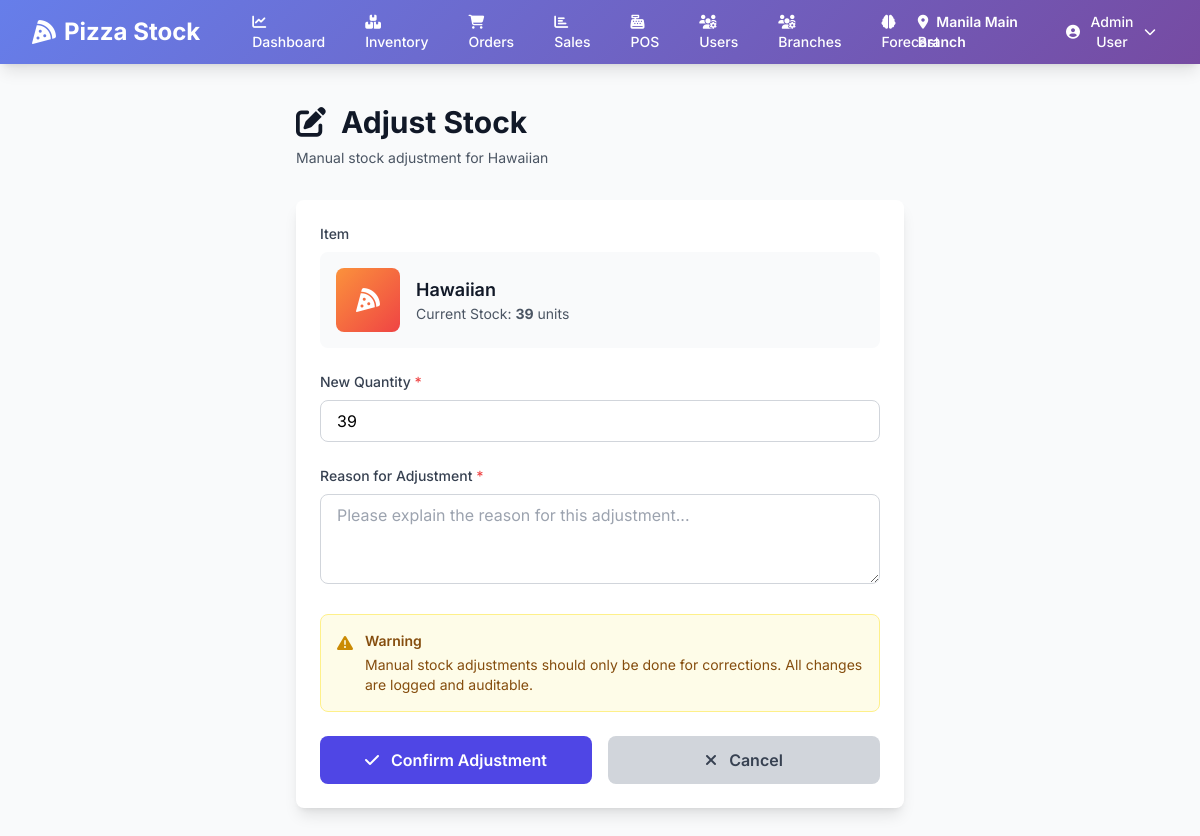
The page /inventory/adjust/3/ (signed in) on the database its author committed.
### inventory/models.py (models this page shows, shortened)
class Branch(models.Model):
    name = models.CharField(max_length=100)
    code = models.CharField(max_length=20, unique=True)
    address = models.TextField()
    phone = models.CharField(max_length=20)
    is_active = models.BooleanField(default=True)
    qr_code = models.ImageField(upload_to='qr_codes/', blank=True, null=True)
    created_at = models.DateTimeField(auto_now_add=True)
    class Meta:
        ordering = ['name']
        verbose_name_plural = 'Branches'

class SKU(models.Model):
    name = models.CharField(max_length=100)
    description = models.TextField(blank=True)
    category = models.ForeignKey(Category, on_delete=models.CASCADE, related_name='skus')
    price = models.DecimalField(max_digits=8, decimal_places=2, validators=[MinValueValidator(Decimal('0.01'))])
    image = models.ImageField(upload_to='sku_images/', blank=True, null=True)
    is_active = models.BooleanField(default=True)
    created_at = models.DateTimeField(auto_now_add=True)
    updated_at = models.DateTimeField(auto_now=True)
    class Meta:
        ordering = ['category', 'name']
        verbose_name = 'SKU'
        verbose_name_plural = 'SKUs'

class InventoryRecord(models.Model):
    branch = models.ForeignKey(Branch, on_delete=models.CASCADE, related_name='inventory')
    sku = models.ForeignKey(SKU, on_delete=models.CASCADE, related_name='inventory')
    quantity = models.IntegerField(default=0, validators=[MinValueValidator(0)])
    safety_stock = models.IntegerField(default=10, validators=[MinValueValidator(0)])
    last_restocked = models.DateTimeField(null=True, blank=True)
    updated_at = models.DateTimeField(auto_now=True)
    class Meta:
        unique_together = ['branch', 'sku']
        ordering = ['branch', 'sku']

### users/models.py (models this page shows, shortened)
class User(AbstractUser):
    ROLE_CHOICES = [
        ('admin', 'Admin'),
        ('manager', 'Manager'),
        ('staff', 'Staff'),
    ]
    role = models.CharField(max_length=20, choices=ROLE_CHOICES, default='staff')
    phone = models.CharField(max_length=20, blank=True)
    branches = models.ManyToManyField('inventory.Branch', related_name='users', blank=True)
    created_at = models.DateTimeField(auto_now_add=True)
    updated_at = models.DateTimeField(auto_now=True)
    class Meta:
        ordering = ['-date_joined']
    def get_full_name(self):
        return f"{self.first_name} {self.last_name}".strip()
    def is_admin(self):
        return self.role == 'admin' or self.is_superuser
    def is_manager(self):
        return self.role in ['admin', 'manager'] or self.is_superuser
    def can_access_branch(self, branch):
        if self.is_admin():
            return True
        return self.branches.filter(id=branch.id).exists()

### inventory/views.py (the view, shortened to what this page needs)
# urls.py: path("adjust/<int:sku_id>/", views.adjust_stock, name="adjust_stock"),
@login_required
def adjust_stock(request, sku_id):
    if not request.user.is_manager():
        messages.error(request, 'You do not have permission to adjust stock.')
        return redirect('inventory:dashboard')
    sku = get_object_or_404(SKU, id=sku_id)
    branch = request.current_branch
    try:
        inventory = InventoryRecord.objects.get(branch=branch, sku=sku)
    except InventoryRecord.DoesNotExist:
        inventory = None
    context = {
        'sku': sku,
        'branch': branch,
        'inventory': inventory,
    }
    return render(request, 'inventory/adjust_stock.html', context)

### templates/inventory/adjust_stock.html (shortened to what this page needs)
{% extends 'base.html' %}
{% block content %}
<div class="max-w-2xl mx-auto px-4 sm:px-6 lg:px-8">
    <div class="mb-8">
        <h1 class="text-3xl font-bold text-gray-900">
            <i class="fas fa-edit mr-2"></i>
            Adjust Stock
        </h1>
        <p class="mt-2 text-sm text-gray-600">Manual stock adjustment for {{ sku.name }}</p>
    </div>
    <div class="bg-white shadow-lg rounded-lg p-6">
        <form method="POST">
            <div class="mb-6">
                <label class="block text-sm font-medium text-gray-700 mb-2">Item</label>
                <div class="flex items-center p-4 bg-gray-50 rounded-lg">
                    <div class="h-16 w-16 rounded-lg bg-gradient-to-br from-orange-400 to-red-500 flex items-center justify-center">
                        <i class="fas fa-pizza-slice text-white text-2xl"></i>
                    </div>
                    <div class="ml-4">
                        <h3 class="text-lg font-semibold text-gray-900">{{ sku.name }}</h3>
                        <p class="text-sm text-gray-600">Current Stock: <strong>{{ inventory.quantity|default:"0" }}</strong> units</p>
                    </div>
                </div>
            </div>
            <div class="mb-6">
                <label for="new_quantity" class="block text-sm font-medium text-gray-700 mb-2">
                    New Quantity <span class="text-red-500">*</span>
                </label>
                <input type="number" name="new_quantity" id="new_quantity" min="0" required
                       value="{{ inventory.quantity|default:'0' }}"
                       class="w-full px-4 py-2 border border-gray-300 rounded-lg focus:ring-2 focus:ring-indigo-500 focus:border-indigo-500"
                       placeholder="Enter new quantity">
            </div>
            <div class="mb-6">
                <label for="notes" class="block text-sm font-medium text-gray-700 mb-2">
                    Reason for Adjustment <span class="text-red-500">*</span>
                </label>
                <textarea name="notes" id="notes" rows="3" required
                          class="w-full px-4 py-2 border border-gray-300 rounded-lg focus:ring-2 focus:ring-indigo-500 focus:border-indigo-500"
                          placeholder="Please explain the reason for this adjustment..."></textarea>
            </div>
            <div class="bg-yellow-50 border border-yellow-200 rounded-lg p-4 mb-6">
                <div class="flex">
                    <i class="fas fa-exclamation-triangle text-yellow-600 mr-3 mt-1"></i>
                    <div class="text-sm text-yellow-800">
                        <p class="font-semibold mb-1">Warning</p>
                        <p>Manual stock adjustments should only be done for corrections. All changes are logged and auditable.</p>
                    </div>
                </div>
            </div>
            <div class="flex space-x-4">
                <button type="submit" class="flex-1 bg-indigo-600 text-white py-3 rounded-lg hover:bg-indigo-700 font-semibold">
                    <i class="fas fa-check mr-2"></i>
                    Confirm Adjustment
                </button>
                <a href="{% url 'inventory:dashboard' %}" class="flex-1 bg-gray-300 text-gray-700 py-3 rounded-lg hover:bg-gray-400 font-semibold text-center">
                    <i class="fas fa-times mr-2"></i>
                    Cancel
                </a>
            </div>
        </form>
    </div>
</div>
{% endblock %}

### templates/base.html (shortened to what this page needs)
<!DOCTYPE html>
<html lang="en" class="h-full bg-gray-50">
  <head>
    <script src="https://cdn.tailwindcss.com"></script>
    <link
      rel="stylesheet"
      href="https://cdnjs.cloudflare.com/ajax/libs/font-awesome/6.4.0/css/all.min.css"
    />
  </head>
  <body class="h-full">
    <div class="min-h-full">
      {% if user.is_authenticated %}
      <nav class="gradient-bg shadow-lg">
        <div class="mx-auto max-w-7xl px-4 sm:px-6 lg:px-8">
          <div class="flex h-16 justify-between items-center">
            <div class="flex items-center">
              <div class="flex-shrink-0">
                <h1 class="text-2xl font-bold text-white flex items-center">
                  <i class="fas fa-pizza-slice mr-2"></i>
                  Pizza Stock
                </h1>
              </div>
              <div class="hidden md:block ml-10">
                <div class="flex space-x-4">
                  <a
                    href="{% url 'reports:dashboard' %}"
                    class="text-white hover:bg-white hover:bg-opacity-20 px-3 py-2 rounded-md text-sm font-medium transition"
                  >
                    <i class="fas fa-chart-line mr-1"></i> Dashboard
                  </a>
                  <a
                    href="{% url 'inventory:dashboard' %}"
                    class="text-white hover:bg-white hover:bg-opacity-20 px-3 py-2 rounded-md text-sm font-medium transition"
                  >
                    <i class="fas fa-boxes mr-1"></i> Inventory
                  </a>
                  <a
                    href="{% url 'orders:dashboard' %}"
                    class="text-white hover:bg-white hover:bg-opacity-20 px-3 py-2 rounded-md text-sm font-medium transition"
                  >
                    <i class="fas fa-shopping-cart mr-1"></i> Orders
                  </a>
                  <a
                    href="{% url 'sales:dashboard' %}"
                    class="text-white hover:bg-white hover:bg-opacity-20 px-3 py-2 rounded-md text-sm font-medium transition"
                  >
                    <i class="fas fa-chart-bar mr-1"></i> Sales
                  </a>
                  <a
                    href="{% url 'sales:pos_dashboard' %}"
                    class="text-white hover:bg-white hover:bg-opacity-20 px-3 py-2 rounded-md text-sm font-medium transition"
                  >
                    <i class="fas fa-cash-register mr-1"></i> POS
                  </a>
                  {% if user.is_admin %}
                  <a
                    href="{% url 'users:user_list' %}"
                    class="text-white hover:bg-white hover:bg-opacity-20 px-3 py-2 rounded-md text-sm font-medium transition"
                  >
                    <i class="fas fa-users-cog mr-1"></i> Users
                  </a>
                  <a
                    href="{% url 'branches:list' %}"
                    class="text-white hover:bg-white hover:bg-opacity-20 px-3 py-2 rounded-md text-sm font-medium transition"
                  >
                    <i class="fas fa-users-cog mr-1"></i> Branches
                  </a>
                  {% endif %} {% if user.is_manager %}
                  <a
                    href="{% url 'forecast:dashboard' %}"
                    class="text-white hover:bg-white hover:bg-opacity-20 px-3 py-2 rounded-md text-sm font-medium transition"
                  >
                    <i class="fas fa-brain mr-1"></i> Forecast
                  </a>
                  {% endif %}
                </div>
              </div>
            </div>
            <div class="flex items-center space-x-4">
              {% if request.current_branch %}
              <div class="text-white text-sm">
                <i class="fas fa-map-marker-alt mr-1"></i>
                <span class="font-semibold"
                  >{{ request.current_branch.name }}</span
                >
              </div>
              {% endif %}
              <div class="relative">
                <button
                  onclick="toggleDropdown()"
                  class="flex items-center text-white hover:bg-white hover:bg-opacity-20 px-3 py-2 rounded-md text-sm font-medium transition"
                >
                  <i class="fas fa-user-circle mr-2"></i>
                  {{ user.get_full_name|default:user.username }}
                  <i class="fas fa-chevron-down ml-2 text-xs"></i>
                </button>
              </div>
            </div>
          </div>
        </div>
      </nav>
      {% endif %}
      <main class="py-10">{% block content %}{% endblock %}</main>
    </div>
  </body>
</html>

### templates/base.html (style rules this page uses)
body { font-family: "Inter", sans-serif; }
.gradient-bg { background: linear-gradient(135deg, #667eea 0%, #764ba2 100%); }

### rows shown on the page
Branch: current_branch.name "Manila Main Branch"
User: get_full_name "Admin User"
SKU: name "Hawaiian"
InventoryRecord: quantity "39", new_quantity "39"
